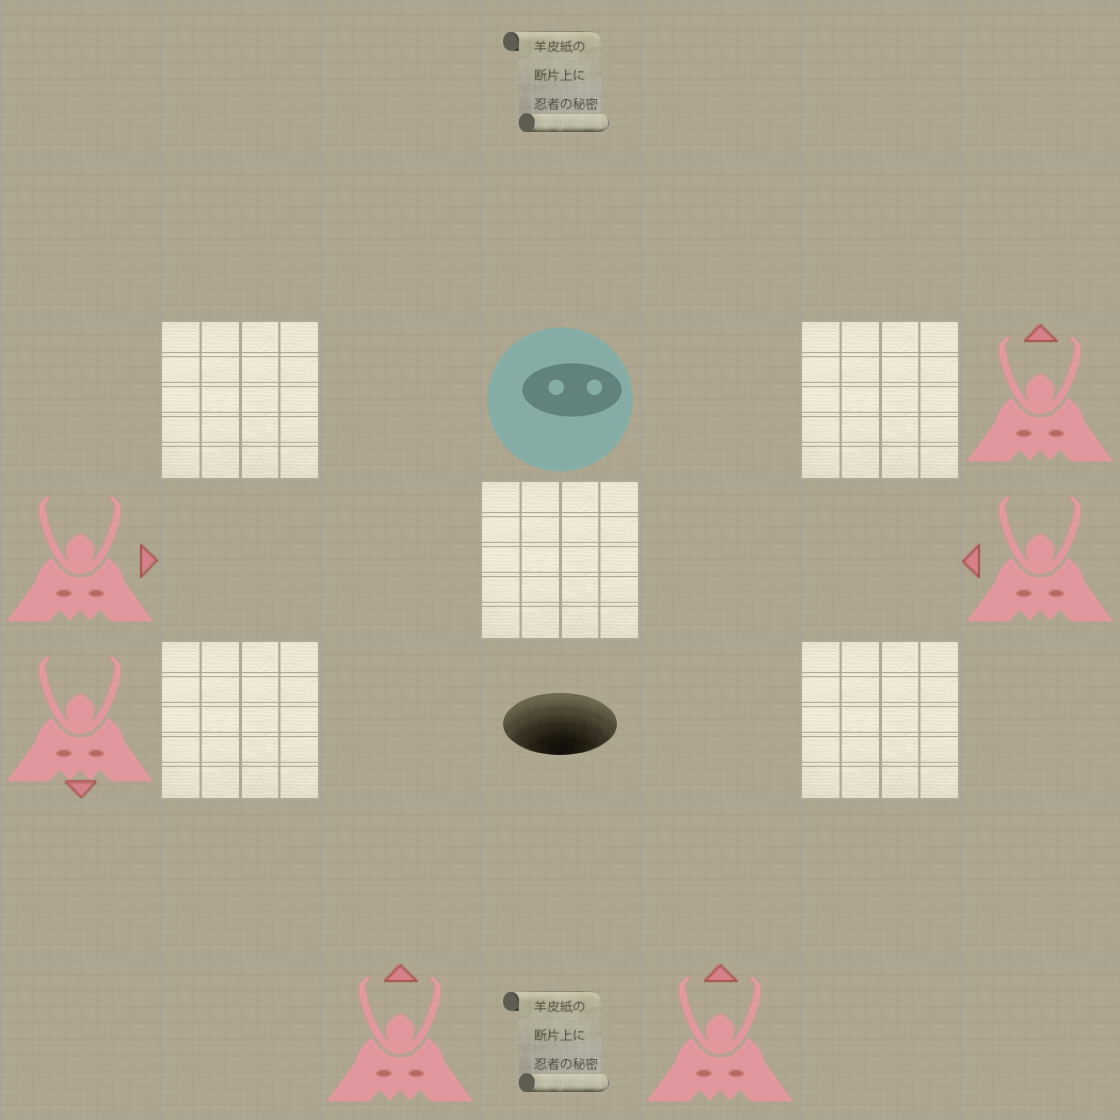

A level layout from a 2D game, rendered from its tile map. Below: a short description, then the map file with tile-grid data replaced by summaries:
An orthogonal 7x7 tile map with 160x160 px tiles, 2 tile layers (Level, Actors).

<map version="1.0" orientation="orthogonal" width="7" height="7" tilewidth="160" tileheight="160">
 <properties>
  <property name="moves" value="16" />
 </properties>
 <tileset firstgid="1" name="tiles" tilewidth="160" tileheight="160" spacing="2" margin="2">
  <image source="tiles-ipadhd.png" width="1024" height="1024" />
  <tile id="0">
   <properties>
    <property name="actor" value="exit" />
   </properties>
  </tile>
  <tile id="2">
   <properties>
    <property name="actor" value="guard" />
    <property name="direction" value="down" />
   </properties>
  </tile>
  <tile id="3">
   <properties>
    <property name="actor" value="guard" />
    <property name="direction" value="left" />
   </properties>
  </tile>
  <tile id="4">
   <properties>
    <property name="actor" value="guard" />
    <property name="direction" value="right" />
   </properties>
  </tile>
  <tile id="5">
   <properties>
    <property name="actor" value="guard" />
    <property name="direction" value="up" />
   </properties>
  </tile>
  <tile id="7">
   <properties>
    <property name="actor" value="player" />
   </properties>
  </tile>
  <tile id="8">
   <properties>
    <property name="actor" value="scroll" />
   </properties>
  </tile>
  <tile id="9">
   <properties>
    <property name="wall" value="1" />
   </properties>
  </tile>
 </tileset>
 <layer name="Level" width="7" height="7">
  <data>[49 cells, 49 non-empty, 2 distinct tile ids]</data>
 </layer>
 <layer name="Actors" width="7" height="7">
  <data>[49 cells, 10 non-empty, 7 distinct tile ids]</data>
 </layer>
</map>
